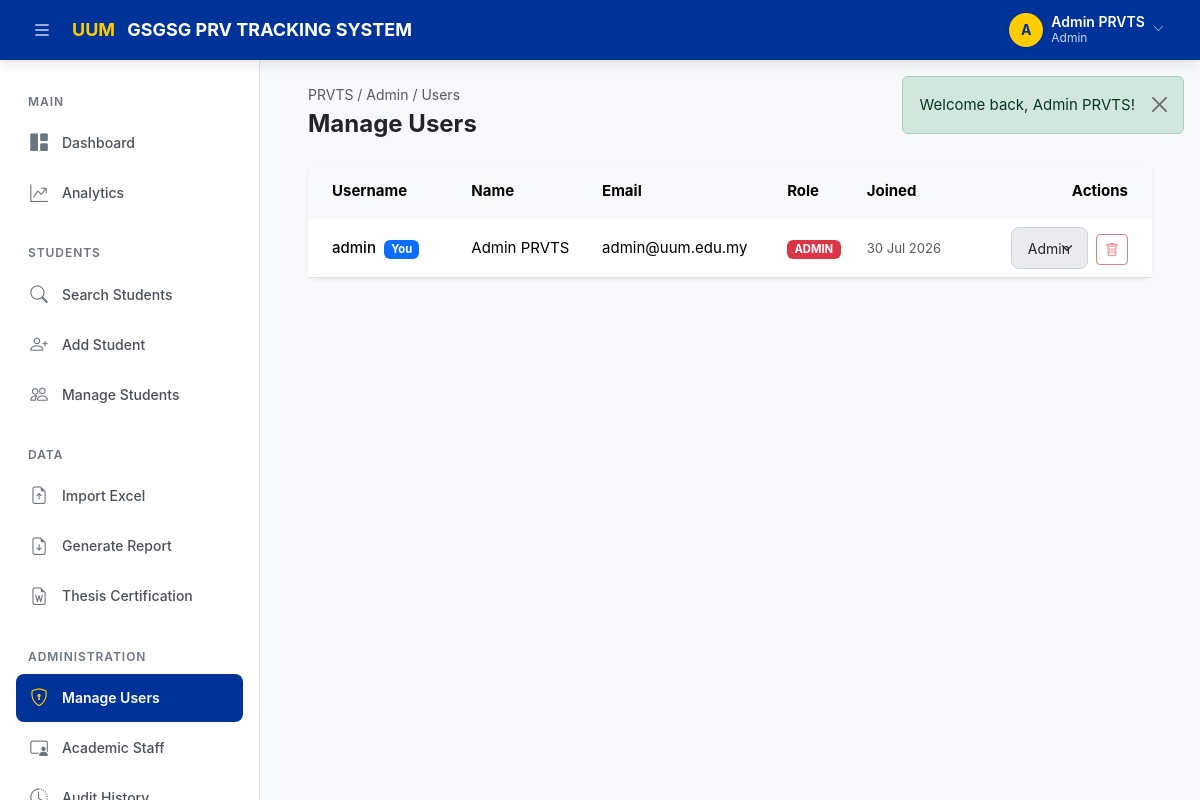
The app's page /users (signed in) with its own data.
### tables this page shows
CREATE TABLE IF NOT EXISTS `users` (
    `user_id`       INT AUTO_INCREMENT PRIMARY KEY,
    `name`          VARCHAR(150) NOT NULL,
    `email`         VARCHAR(200) NOT NULL UNIQUE,
    `username`      VARCHAR(100) NOT NULL UNIQUE,
    `password`      VARCHAR(255) NOT NULL,
    `role`          ENUM('admin','staff') NOT NULL DEFAULT 'staff',
    `force_password_change` TINYINT(1) NOT NULL DEFAULT 0,
    `created_at`    DATETIME NOT NULL DEFAULT CURRENT_TIMESTAMP,
    `updated_at`    DATETIME NOT NULL DEFAULT CURRENT_TIMESTAMP ON UPDATE CURRENT_TIMESTAMP
);

### app/Core/Controller.php (called while the page is built, shortened)
<?php
class Controller
{
    protected function view(string $viewPath, array $data = []): void
    {
        extract($data);
        $viewFile = dirname(__DIR__) . '/Views/' . str_replace('.', '/', $viewPath) . '.php';
        require $viewFile;
    }
}

### app/Controllers/UserController.php (called while the page is built, shortened)
<?php
class UserController extends Controller
{
    private User $userModel;
    public function __construct()
    {
        $this->userModel = new User();
    }
    public function manage(): void
    {
        $data = [
            'pageTitle'   => 'Manage Users',
            'currentPage' => 'users',
            'users'       => $this->userModel->getAll()
        ];
        $this->view('users.manage', $data);
    }
}

### app/Core/App.php (called while the page is built, shortened)
<?php
class App
{
    private Router $router;
    public function __construct()
    {
        $this->router = new Router();
    }
    private function registerRoutes(): void
    {
        $this->router->get('/login',            'AuthController', 'login');
        $this->router->post('/login',           'AuthController', 'loginPost');
        $this->router->get('/forgot-password',  'AuthController', 'forgotPassword');
        $this->router->get('/logout',           'AuthController', 'logout');
        $this->router->get('/',                     'DashboardController', 'index');
        $this->router->get('/dashboard',            'DashboardController', 'index');
        $this->router->get('/analytics',            'AnalyticsController', 'index');
        $this->router->get('/analytics/chart-data', 'AnalyticsController', 'chartData');
        $this->router->get('/search',          'SearchController', 'index');
        $this->router->get('/search/live',     'SearchController', 'liveSearch');
        $this->router->get('/student/{id}',    'StudentController', 'detail');
        $this->router->get('/students/create', 'StudentController', 'create');
        $this->router->post('/students/store', 'StudentController', 'store');
        $this->router->get('/students/manage', 'StudentController', 'manage');
        $this->router->get('/students/edit/{id}',   'StudentController', 'edit');
        $this->router->post('/students/update/{id}','StudentController', 'update');
        $this->router->post('/students/delete/{id}','StudentController', 'delete');
        $this->router->post('/students/bulk-delete', 'StudentController', 'bulkDelete');
        $this->router->post('/student/{id}/remarks', 'StudentController', 'addRemark');
        $this->router->post('/student/{id}/remarks/delete/{remarkId}', 'StudentController', 'deleteRemark');
        $this->router->get('/import',          'ImportController', 'index');
        $this->router->post('/import/upload',  'ImportController', 'upload');
        $this->router->get('/export',              'ExportController', 'index');
        $this->router->post('/export/pdf',         'ExportController', 'exportPdf');
        $this->router->post('/export/excel',       'ExportController', 'exportExcel');
        $this->router->get('/export/pdf/{id}',     'ExportController', 'exportSinglePdf');
        $this->router->get('/export/excel/{id}',   'ExportController', 'exportSingleExcel');
        $this->router->post('/export/preview',     'ExportController', 'apiPreview');
        $this->router->post('/export/custom',      'ExportController', 'exportCustom');
        $this->router->get('/docx-templates',          'DocxTemplateController', 'index');
        $this->router->post('/docx-templates/generate', 'DocxTemplateController', 'generate');
        $this->router->get('/users',               'UserController', 'manage');
        $this->router->post('/users/store',        'UserController', 'store');
        $this->router->post('/users/role/{id}',    'UserController', 'updateRole');
        $this->router->post('/users/reset-password/{id}', 'UserController', 'resetPassword');
        $this->router->post('/users/delete/{id}',  'UserController', 'delete');
        $this->router->get('/staff',                       'StaffController', 'manage');
        $this->router->post('/staff/supervisors/store',    'StaffController', 'storeSupervisor');
        $this->router->post('/staff/supervisors/update/{id}', 'StaffController', 'updateSupervisor');
        $this->router->post('/staff/supervisors/delete/{id}', 'StaffController', 'deleteSupervisor');
        $this->router->post('/staff/examiners/store',      'StaffController', 'storeExaminer');
        $this->router->post('/staff/examiners/update/{id}',   'StaffController', 'updateExaminer');
        $this->router->post('/staff/examiners/delete/{id}',   'StaffController', 'deleteExaminer');
        $this->router->post('/staff/chairpersons/store',    'StaffController', 'storeChairperson');
        $this->router->post('/staff/chairpersons/update/{id}', 'StaffController', 'updateChairperson');
        $this->router->post('/staff/chairpersons/delete/{id}', 'StaffController', 'deleteChairperson');
        $this->router->post('/staff/api/supervisors/store', 'StaffController', 'apiStoreSupervisor');
        $this->router->post('/staff/api/examiners/store',   'StaffController', 'apiStoreExaminer');
        $this->router->post('/staff/api/chairpersons/store','StaffController', 'apiStoreChairperson');
        $this->router->get('/profile',         'ProfileController', 'index');
        $this->router->post('/profile/update', 'ProfileController', 'update');
        $this->router->get('/history',             'HistoryController', 'index');
        $this->router->get('/history/detail/{id}', 'HistoryController', 'apiDetail');
    }
    public function run(): void
    {
        $uri    = $_SERVER['REQUEST_URI'] ?? '/';
        $method = $_SERVER['REQUEST_METHOD'] ?? 'GET';
        $this->router->dispatch($uri, $method);
    }
}

### public/index.php (called while the page is built, shortened)
<?php
$app = new App\Core\App();
$app->run();

### app/Core/Database.php (called while the page is built, shortened)
<?php
class Database
{
    private static ?Database $instance = null;
    private \PDO $pdo;
    private ?\PDOStatement $stmt = null;
    private function __construct()
    {
        $config = require dirname(__DIR__, 2) . '/config/database.php';
        $dsn = sprintf(
            'mysql:host=%s;port=%s;dbname=%s;charset=%s',
            $config['host'],
            $config['port'],
            $config['dbname'],
            $config['charset']
        );
        try {
            $this->pdo = new \PDO($dsn, $config['username'], $config['password'], $config['options']);
        } catch (\PDOException $e) {
            die('Database connection failed: ' . $e->getMessage());
        }
    }
    public static function getInstance(): self
    {
        if (self::$instance === null) {
            self::$instance = new self();
        }
        return self::$instance;
    }
    public function query(string $sql): self
    {
        $this->stmt = $this->pdo->prepare($sql);
        return $this;
    }
    public function execute(array $params = []): bool
    {
        return $this->stmt->execute();
    }
    public function resultSet(array $params = []): array
    {
        $this->execute($params);
        return $this->stmt->fetchAll();
    }
}

### config/database.php (called while the page is built)
<?php
return [
    'host'     => $_ENV['DB_HOST'] ?? 'localhost',
    'dbname'   => $_ENV['DB_NAME'] ?? 'prvts_db',
    'username' => $_ENV['DB_USER'] ?? 'root',
    'password' => $_ENV['DB_PASS'] ?? '',
    'port'     => $_ENV['DB_PORT'] ?? '3306',
    'charset'  => 'utf8mb4',
    'options'  => [
        PDO::ATTR_ERRMODE            => PDO::ERRMODE_EXCEPTION,
        PDO::ATTR_DEFAULT_FETCH_MODE => PDO::FETCH_ASSOC,
        PDO::ATTR_EMULATE_PREPARES   => false,
    ],
];

### app/Models/User.php (called while the page is built, shortened)
<?php
class User
{
    private Database $db;
    public function __construct()
    {
        $this->db = Database::getInstance();
    }
    public function getAll(): array
    {
        $this->db->query('SELECT user_id, name, email, username, role, created_at FROM users ORDER BY created_at DESC');
        return $this->db->resultSet();
    }
}

### app/Views/users/manage.php (the view, shortened to what this page needs)
<?php
$baseUrl = rtrim($_ENV['APP_URL'] ?? '', '/');
$currentUserId = $_SESSION['user_id'] ?? 0;
?>
<div class="page-header animate-fade-in-up">
    <div>
        <div class="breadcrumb text-muted">PRVTS / Admin / Users</div>
        <h1>Manage Users</h1>
    </div>
    <button type="button" class="btn btn-uum" data-bs-toggle="modal" data-bs-target="#addUserModal">
    </button>
</div>
<div class="card shadow-sm border-0 animate-fade-in-up stagger-1">
    <div class="card-body p-0">
        <div class="table-responsive">
            <table class="table table-hover align-middle mb-0">
                <thead class="table-light text-muted fw-semibold">
                    <tr>
                        <th class="px-4 py-3 border-0">Username</th>
                        <th class="py-3 border-0">Name</th>
                        <th class="py-3 border-0">Email</th>
                        <th class="py-3 border-0">Role</th>
                        <th class="py-3 border-0">Joined</th>
                        <th class="px-4 py-3 border-0 text-end">Actions</th>
                    </tr>
                </thead>
                <tbody>
                    <?php if (empty($users)): ?>
                        <tr>
                            <td colspan="6" class="text-center py-4 text-muted">No users found.</td>
                        </tr>
                    <?php else: ?>
                        <?php foreach($users as $u): ?>
                        <tr>
                            <td class="px-4 fw-medium">
                                <?= htmlspecialchars($u['username']) ?>
                                <?php if($u['user_id'] === $currentUserId): ?>
                                    <span class="badge bg-primary ms-1">You</span>
                                <?php endif; ?>
                            </td>
                            <td><?= htmlspecialchars($u['name']) ?></td>
                            <td><?= htmlspecialchars($u['email']) ?></td>
                            <td>
                                <?php
                                $badgeClass = match($u['role']) {
                                    'admin' => 'bg-danger',
                                    'staff' => 'bg-success',
                                    default => 'bg-secondary'
                                };
                                ?>
                                <span class="badge <?= $badgeClass ?>"><?= strtoupper($u['role']) ?></span>
                            </td>
                            <td class="text-muted small">
                                <?= date('d M Y', strtotime($u['created_at'])) ?>
                            </td>
                            <td class="px-4 text-end">
                                <form action="<?= $baseUrl ?>/users/role/<?= $u['user_id'] ?>" method="POST" class="d-inline-block me-1">
                                    <select name="role" class="form-select form-select-sm d-inline-block w-auto" onchange="this.form.submit()" <?= $u['user_id'] === $currentUserId ? 'disabled' : '' ?>>
                                        <option value="admin" <?= $u['role'] === 'admin' ? 'selected' : '' ?>>Admin</option>
                                    </select>
                                </form>
                                <form action="<?= $baseUrl ?>/users/delete/<?= $u['user_id'] ?>" method="POST" class="d-inline-block" onsubmit="return confirm('Delete this user account permanently?');">
                                    <button type="submit" class="btn btn-sm btn-outline-danger" title="Delete User" <?= $u['user_id'] === $currentUserId ? 'disabled' : '' ?>>
                                        <i class="bi bi-trash"></i>
                                    </button>
                                </form>
                            </td>
                        </tr>
                        <?php endforeach; ?>
                    <?php endif; ?>
                </tbody>
            </table>
        </div>
    </div>
</div>

### public/assets/css/style.css (style rules this page uses)
:root { --uum-blue: #003399; --uum-blue-dark: #002266; --uum-blue-light: #e8eef8; --uum-blue-hover: #004cc4; --uum-yellow: #FFCC00; --uum-yellow-light: #FFF8E1; --uum-yellow-dark: #e6b800; --white: #FFFFFF; --gray-50: #F8F9FA; --gray-100: #E9ECEF; --gray-200: #DEE2E6; --gray-300: #CED4DA; --gray-400: #ADB5BD; --gray-500: #6C757D; --gray-600: #495057; --gray-700: #343A40; --gray-800: #212529; --success: #198754; --success-light: #d1e7dd; --danger: #DC3545; --danger-light: #f8d7da; --warning: #FFC107; --warning-light: #fff3cd; --info: #0dcaf0; --info-light: #cff4fc; --sidebar-width: 260px; --sidebar-collapsed: 70px; --header-height: 60px; --border-radius: 0.5rem; --border-radius-lg: 0.75rem; --shadow-sm: 0 1px 3px rgba(0, 0, 0, 0.08); --shadow-md: 0 4px 12px rgba(0, 0, 0, 0.1); --shadow-lg: 0 8px 24px rgba(0, 0, 0, 0.12); --font-family: 'Inter', -apple-system, BlinkMacSystemFont, 'Segoe UI', Roboto, sans-serif; --font-size-xs: 0.75rem; --font-size-sm: 0.875rem; --font-size-base: 0.9375rem; --font-size-lg: 1.125rem; --font-size-xl: 1.5rem; --font-size-2xl: 2rem; --transition-fast: 150ms ease; --transition-base: 250ms ease; --transition-slow: 400ms ease; }
*, *::before, *::after { box-sizing: border-box; margin: 0; padding: 0; }
html { scroll-behavior: smooth; }
body { font-family: var(--font-family); font-size: var(--font-size-base); color: var(--gray-700); background: var(--gray-50); line-height: 1.6; -webkit-font-smoothing: antialiased; -moz-osx-font-smoothing: grayscale; }
.page-header { display: flex; align-items: center; justify-content: space-between; margin-bottom: 1.5rem; flex-wrap: wrap; gap: 1rem; }
.page-header h1 { font-size: var(--font-size-xl); font-weight: 700; color: var(--gray-800); margin: 0; }
.page-header .breadcrumb { font-size: var(--font-size-sm); margin-bottom: 0.25rem; }
.card { border: none; border-radius: var(--border-radius-lg); box-shadow: var(--shadow-sm); transition: box-shadow var(--transition-base), transform var(--transition-base); background: var(--white); }
.card-body { padding: 1.25rem; }
.btn-uum { background: var(--uum-blue); color: var(--white); border: none; font-weight: 600; padding: 0.5rem 1.25rem; border-radius: var(--border-radius); font-size: var(--font-size-sm); transition: all var(--transition-fast); display: inline-flex; align-items: center; gap: 0.5rem; }
.form-control, .form-select { background-color: var(--gray-50); border: 1px solid var(--gray-300); border-radius: var(--border-radius); padding: 0.6rem 1rem; transition: all var(--transition-fast); }
.table-hover tbody tr { transition: all var(--transition-fast); }
.animate-fade-in-up { animation: fadeInUp 0.4s ease; }
.stagger-1 { animation-delay: 0.05s; }

### records on screen
users: username "admin", shows "You", name "Admin PRVTS", email "admin@uum.edu.my", role "ADMIN", created_at "30 Jul 2026", role "Admin"

### other values on screen
$initials "A"
$userName "Admin PRVTS"
$userRole "Admin"
strip_tags($flash['message'], '<strong><em><b><i><br><span>') "Welcome back, Admin PRVTS!"
